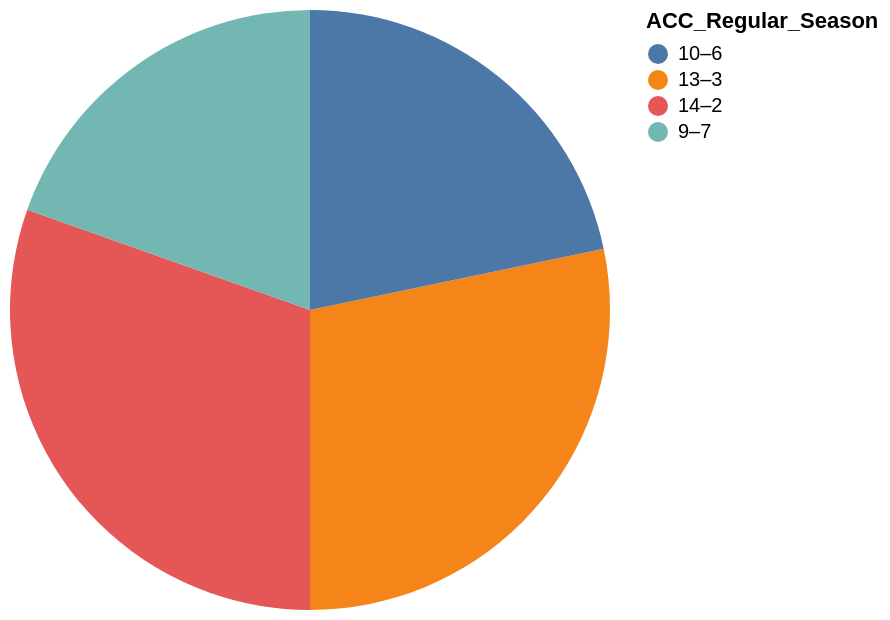

Source (Vega-Lite JSON):
### Vega-Lite specification from a JSON file in a GitHub repository (floating-point values rounded to 4 significant figures)
{"data": {"values": [{"x_data": "14–2", "y_data": 0.875}, {"x_data": "13–3", "y_data": 0.813}, {"x_data": "10–6", "y_data": 0.625}, {"x_data": "9–7", "y_data": 0.563}]}, "mark": "arc", "encoding": {"theta": {"field": "y_data", "type": "quantitative", "title": "ACC_Percent"}, "color": {"field": "x_data", "type": "nominal", "title": "ACC_Regular_Season"}}}
